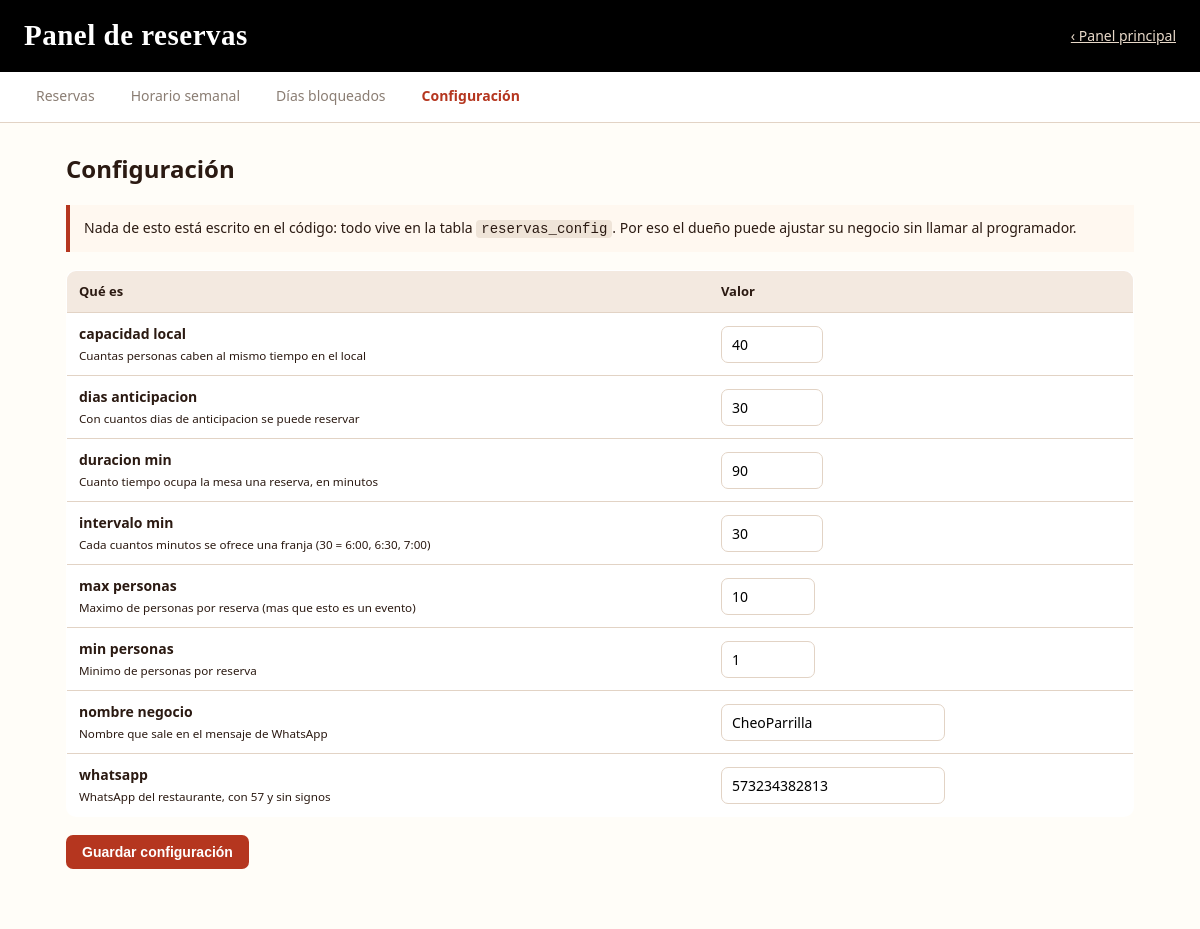
The app's page /admin/admiReserva/configuracion.php (signed in), older data.
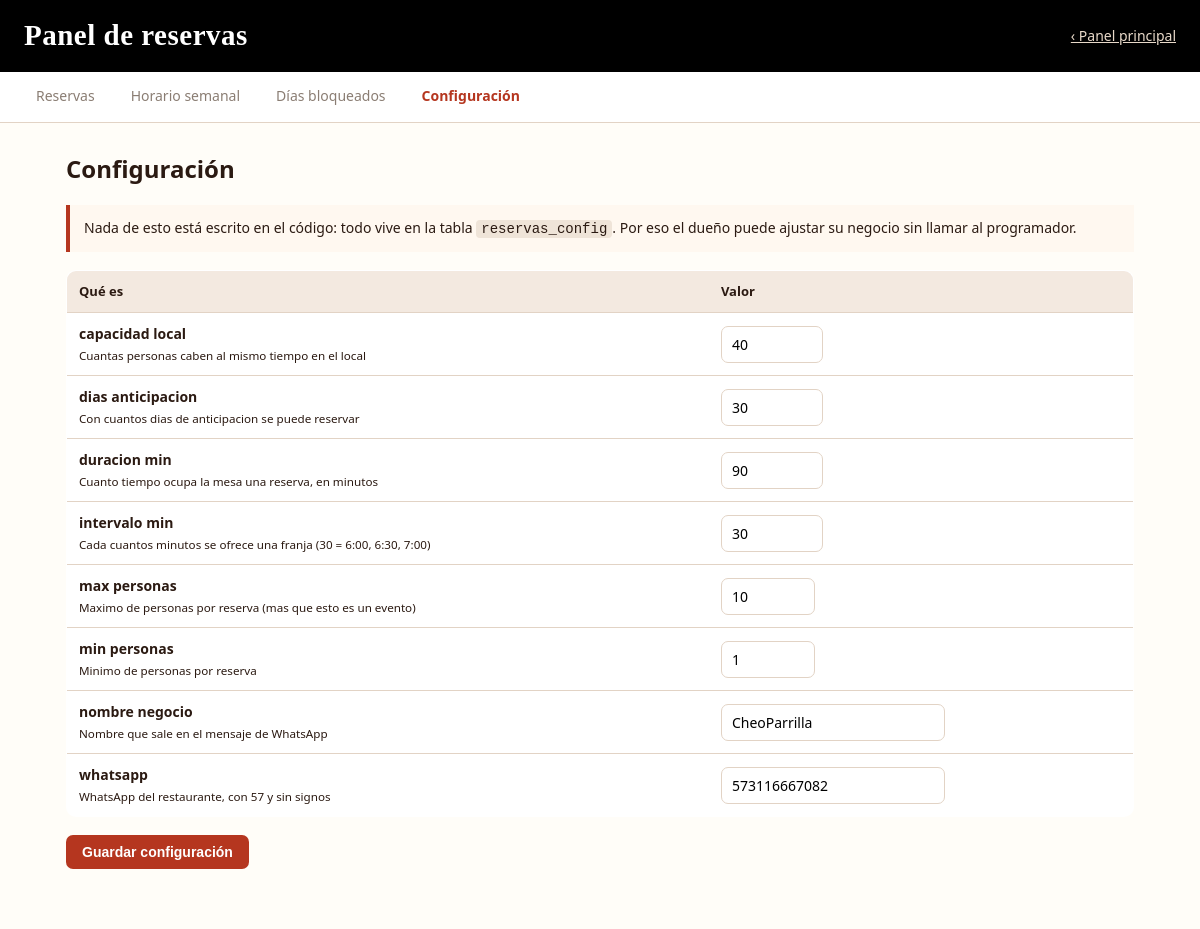
The same page, newer data.
### tables this page shows
CREATE TABLE `reservas_config` (
  `clave` varchar(40) NOT NULL,
  `valor` varchar(120) NOT NULL,
  `descripcion` varchar(160) NOT NULL
);

### includes/agenda_reservas.php (called while the page is built, shortened)
<?php
function limpiar(?string $texto): string
{
    return htmlspecialchars((string)$texto, ENT_QUOTES, 'UTF-8');
}

### admin/admiReserva/configuracion.php (the view, shortened to what this page needs)
<?php
require_once __DIR__ . '/comun.php';
$db = conectarDB();
$numericos = [
    'capacidad_local'   => [1, 500],
    'intervalo_min'     => [15, 120],
    'duracion_min'      => [30, 300],
    'dias_anticipacion' => [1, 365],
    'min_personas'      => [1, 20],
    'max_personas'      => [1, 50],
];
$filas = $db->query("SELECT * FROM reservas_config ORDER BY clave")->fetch_all(MYSQLI_ASSOC);
panel_cabecera('Configuración', 'configuracion.php');
?>
<p class="pnl-ayuda">
    Nada de esto está escrito en el código: todo vive en la tabla
    <code>reservas_config</code>. Por eso el dueño puede ajustar su negocio
    sin llamar al programador.
</p>
<form method="POST">
    <table class="pnl-tabla">
        <thead><tr><th>Qué es</th><th>Valor</th></tr></thead>
        <tbody>
        <?php foreach ($filas as $f): ?>
            <tr>
                <td>
                    <strong><?= limpiar(str_replace('_', ' ', $f['clave'])) ?></strong><br>
                    <small><?= limpiar($f['descripcion']) ?></small>
                </td>
                <td>
                    <?php if (isset($numericos[$f['clave']])): ?>
                        <input type="number" name="<?= limpiar($f['clave']) ?>"
                               value="<?= limpiar($f['valor']) ?>"
                               min="<?= $numericos[$f['clave']][0] ?>"
                               max="<?= $numericos[$f['clave']][1] ?>">
                    <?php else: ?>
                        <input type="text" name="<?= limpiar($f['clave']) ?>"
                               value="<?= limpiar($f['valor']) ?>" maxlength="60">
                    <?php endif; ?>
                </td>
            </tr>
        <?php endforeach; ?>
        </tbody>
    </table>
    <button type="submit" class="pnl-btn">Guardar configuración</button>
</form>
<?php panel_pie(); ?>

### admin/admiReserva/comun.php (shortened to what this page needs)
<?php
require_once __DIR__ . '/../../includes/agenda_reservas.php';
function panel_cabecera(string $titulo, string $activo = ''): void
{
    $menu = [
        'index.php'         => 'Reservas',
        'horarios.php'      => 'Horario semanal',
        'bloqueos.php'      => 'Días bloqueados',
        'configuracion.php' => 'Configuración',
    ];
    ?>
    <!DOCTYPE html>
    <html lang="es">
    <head>
        <link rel="stylesheet" href="../../reservas/css/reservas.css">
        <link rel="stylesheet" href="../../reservas/css/panel.css">
    </head>
    <body class="rsv-admin-page">
    <header class="rsv-header">
        <span class="rsv-marca">Panel de reservas</span>
        <a class="rsv-volver" href="../index.php">&lsaquo; Panel principal</a>
    </header>
    <nav class="pnl-menu">
        <?php foreach ($menu as $archivo => $texto): ?>
            <a href="<?= $archivo ?>" class="<?= $activo === $archivo ? 'pnl-activo' : '' ?>">
                <?= $texto ?>
            </a>
        <?php endforeach; ?>
    </nav>
    <main class="pnl-main">
        <h1><?= limpiar($titulo) ?></h1>
    <?php
}
function panel_pie(): void
{
    echo '</main></body></html>';
}

### reservas/css/reservas.css (style rules this page uses)
:root { --rsv-oscuro: #2b1a12; --rsv-brasa: #b5361f; --rsv-brasa2: #8f2917; --rsv-crema: #fffdf8; --rsv-borde: #e2d3c5; --rsv-gris: #8a7d73; --rsv-malo: #c0392b; --rsv-bueno: #2e7d4f; }
* { box-sizing: border-box; }
body { margin: 0; font-family: "Segoe UI", Roboto, Helvetica, Arial, sans-serif; background: var(--rsv-crema); color: var(--rsv-oscuro); line-height: 1.5; }
.rsv-header { background: rgb(0, 0, 0); color: #fff; padding: 14px 24px; display: flex; align-items: center; justify-content: space-between; gap: 16px; }
.rsv-marca { color: #fff; text-decoration: none; font-size: 29px; font-weight: 700; letter-spacing: .5px; font-family: 'Satisfy', cursive; }
.rsv-volver { color: #e8d9c9; font-size: 14px; }

### reservas/css/panel.css (style rules this page uses)
body.rsv-admin-page { --admin-fondo: #fffdf8; background: var(--admin-fondo); color: var(--rsv-oscuro); }
.rsv-admin-page .pnl-main { background: var(--admin-fondo); }
.pnl-menu { background: #fff; border-bottom: 1px solid var(--rsv-borde); padding: 0 20px; display: flex; gap: 4px; flex-wrap: wrap; }
.pnl-menu a { padding: 13px 16px; color: var(--rsv-gris); text-decoration: none; font-size: 14px; border-bottom: 3px solid transparent; }
.pnl-activo { color: var(--rsv-brasa) !important; border-bottom-color: var(--rsv-brasa); font-weight: 700; }
.pnl-main { max-width: 1100px; margin: 0 auto; padding: 20px 16px 60px; }
.pnl-main h1 { font-size: 24px; margin: 8px 0 18px; }
.pnl-ayuda { background: #fff8f0; border-left: 4px solid var(--rsv-brasa); padding: 12px 14px; font-size: 14px; margin: 0 0 18px; }
.pnl-ayuda code { background: #efe4d8; padding: 1px 5px; border-radius: 4px; }
.pnl-filtro input, .pnl-tabla input, .pnl-tabla select { padding: 8px 10px; border: 1px solid var(--rsv-borde); border-radius: 7px; font-size: 14px; font-family: inherit; }
.pnl-btn { padding: 9px 16px; border: none; border-radius: 7px; background: var(--rsv-brasa); color: #fff; font-size: 14px; font-weight: 600; cursor: pointer; text-decoration: none; display: inline-block; }
.pnl-tabla { width: 100%; border-collapse: collapse; background: #fff; border: 1px solid var(--rsv-borde); border-radius: 10px; overflow: hidden; margin-bottom: 18px; font-size: 14px; }
.pnl-tabla th { background: #f3e9e0; text-align: left; padding: 11px 12px; font-size: 13px; }
.pnl-tabla td { padding: 10px 12px; border-top: 1px solid var(--rsv-borde); }

Row changes from the older to the newer data that the page shows:
changed reservas_config "whatsapp": whatsapp "573234382813" → "573116667082"
